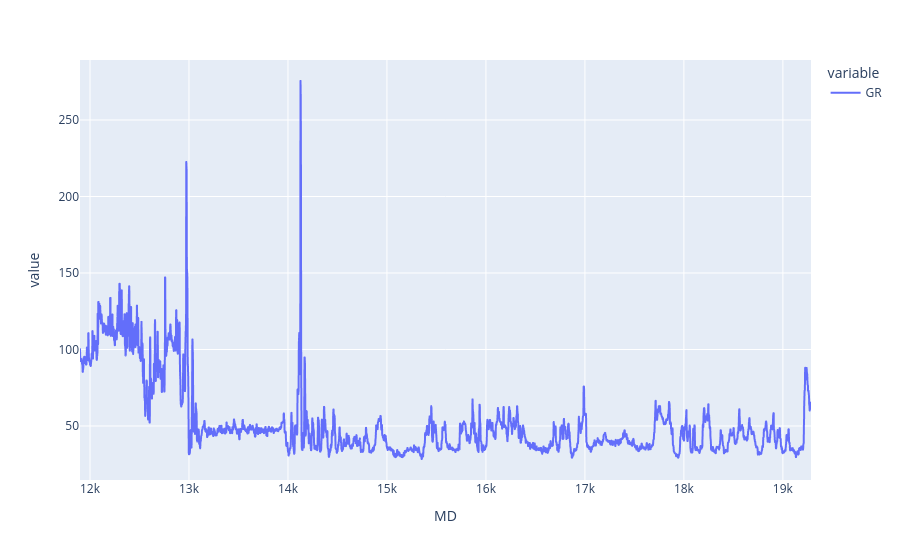

The cell this chart's notebook holds for it:
### Code cell
smooth_gr = gr.rolling(5, min_periods=1,center=True).median()
px.line(smooth_gr)

### Figure 1 — Plotly figure (JSON) as saved in the notebook; plotly's stock layout.template omitted (floating-point values rounded to 4 significant figures; data arrays with more than 128 entries replaced by an {"elided": "..."} marker saying what was removed)
{"data": [{"hovertemplate": "variable=GR<br>MD=%{x}<br>value=%{y}<extra></extra>", "legendgroup": "GR", "line": {"color": "#636efa", "dash": "solid"}, "marker": {"symbol": "circle"}, "mode": "lines", "name": "GR", "showlegend": true, "type": "scattergl", "x": {"elided": "7386 float values"}, "xaxis": "x", "y": {"elided": "7386 float values"}, "yaxis": "y"}], "layout": {"legend": {"title": {"text": "variable"}, "tracegroupgap": 0}, "margin": {"t": 60}, "xaxis": {"anchor": "y", "domain": [0, 1], "title": {"text": "MD"}}, "yaxis": {"anchor": "x", "domain": [0, 1], "title": {"text": "value"}}}}
